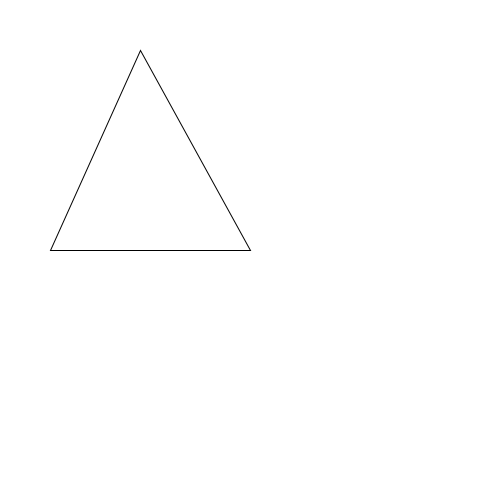
Frame 1 (no input)
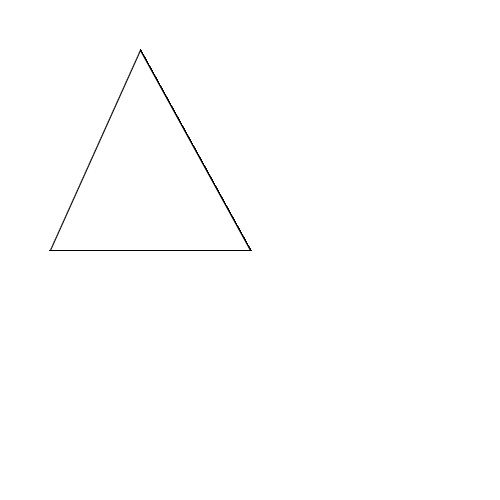
Frame 60 (the mouse pressed at the canvas centre just before this capture)
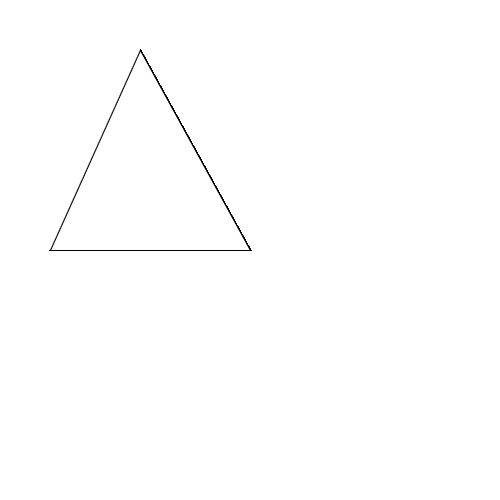
Frame 120 (the mouse held since frame 60 and released just before this capture)

The Processing sketch that drew these frames (run headless with seeded random() and noise(); from frame 60 on, the mouse is pressed at the canvas centre):

// Processing sketch: H09Opd8
// ── H09Opd8.pde
void setup(){
  size(500,500);
  background(255,255,255);
}
void draw(){
  TekenDriehoek (140,50,50,250,250,250);
}
void TekenDriehoek (int x1, int y1 ,int x2 ,int y2, int x3, int y3){
triangle (x1,y1,x2,y2,x3,y3);
}
